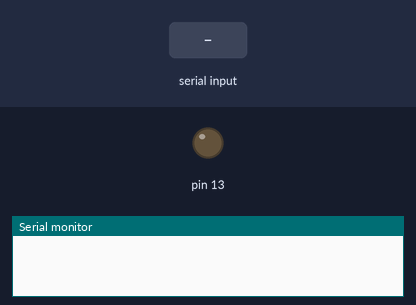
A sketch run on a simulated Arduino Uno, built with avr-gcc and run on an emulated ATmega328P. Parts: output pins drawn as LEDs (lit = HIGH), the last lines printed to the serial monitor. The test bench sets the inputs (shaded band).

Above: at 1.2 s.
1.3 s: "1" received over Serial
At 2.4 s:
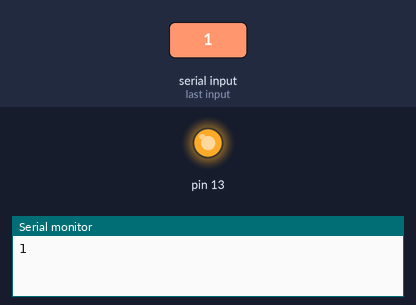
2.8 s: "0" received over Serial
At 3.5 s:
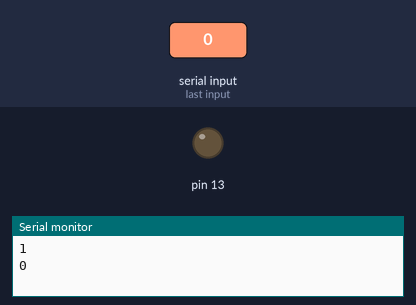
Timing chart, 0 to 5.8 s (numbered marks = the images above; inputs shaded):
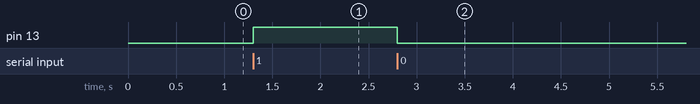

Measured:
- after the input at 1.3 s, pin 13: LOW → HIGH at once
- after the input at 2.8 s, pin 13: HIGH → LOW at once

The sketch:

bluetooth.ino
```cpp
char Incoming_value = 0;


void setup()
{
  Serial.begin(9600);
  pinMode(13, OUTPUT);
}

void loop()
{
  if(Serial.available() > 0)
  {
    Incoming_value = Serial.read();
    Serial.println(Incoming_value);
    if(Incoming_value == '1')
    {
      digitalWrite(13, HIGH);
    }else if(Incoming_value == '0'){
      digitalWrite(13, LOW);
    }

  }
}
```
